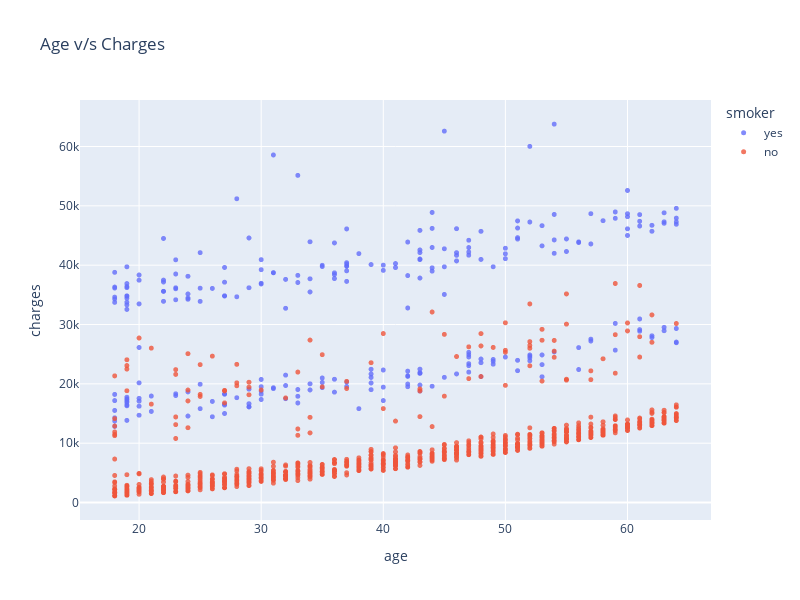

Notebook code for this chart:
### Code cell
fig = px.scatter(df, 
                 x='age',
                 y='charges',
                 color='smoker',
                 opacity=0.8,
                 hover_data=['sex'],
                 title='Age v/s Charges')
fig.update_traces(marker_size=5)
fig.update_layout(width=800, height=600, bargap=0.02)
fig.show()

### Figure 1 — Plotly figure (JSON) as saved in the notebook; plotly's stock layout.template omitted (floating-point values rounded to 4 significant figures; data arrays with more than 128 entries replaced by an {"elided": "..."} marker saying what was removed)
{"data": [{"customdata": {"elided": "274x1 str values"}, "hovertemplate": "smoker=yes<br>age=%{x}<br>charges=%{y}<br>sex=%{customdata[0]}<extra></extra>", "legendgroup": "yes", "marker": {"color": "#636efa", "opacity": 0.8, "size": 5, "symbol": "circle"}, "mode": "markers", "name": "yes", "showlegend": true, "type": "scattergl", "x": {"elided": "274 int values"}, "xaxis": "x", "y": {"elided": "274 float values"}, "yaxis": "y"}, {"customdata": {"elided": "1064x1 str values"}, "hovertemplate": "smoker=no<br>age=%{x}<br>charges=%{y}<br>sex=%{customdata[0]}<extra></extra>", "legendgroup": "no", "marker": {"color": "#EF553B", "opacity": 0.8, "size": 5, "symbol": "circle"}, "mode": "markers", "name": "no", "showlegend": true, "type": "scattergl", "x": {"elided": "1064 int values"}, "xaxis": "x", "y": {"elided": "1064 float values"}, "yaxis": "y"}], "layout": {"bargap": 0.02, "height": 600, "legend": {"title": {"text": "smoker"}, "tracegroupgap": 0}, "title": {"text": "Age v/s Charges"}, "width": 800, "xaxis": {"anchor": "y", "domain": [0, 1], "title": {"text": "age"}}, "yaxis": {"anchor": "x", "domain": [0, 1], "title": {"text": "charges"}}}}
